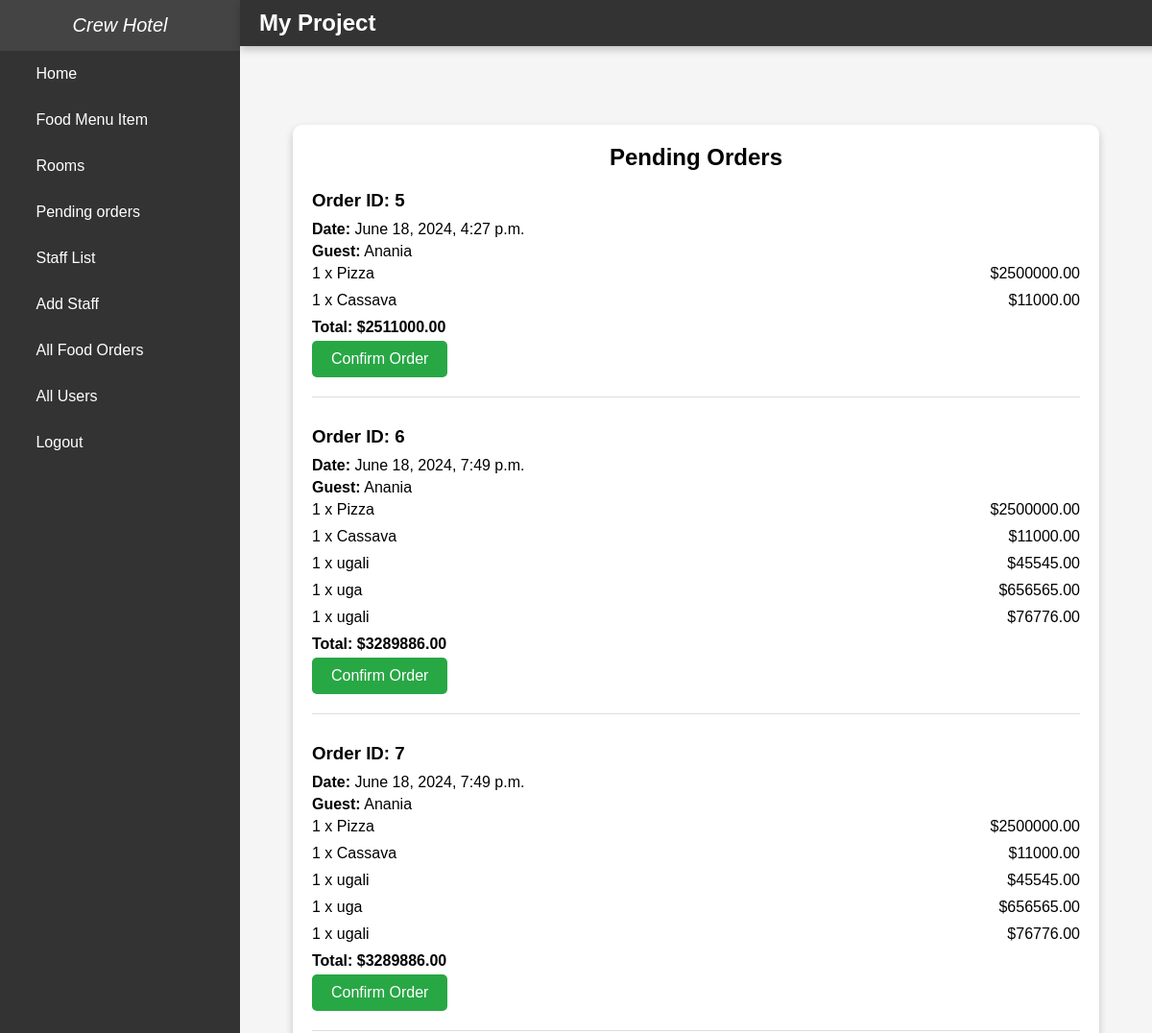
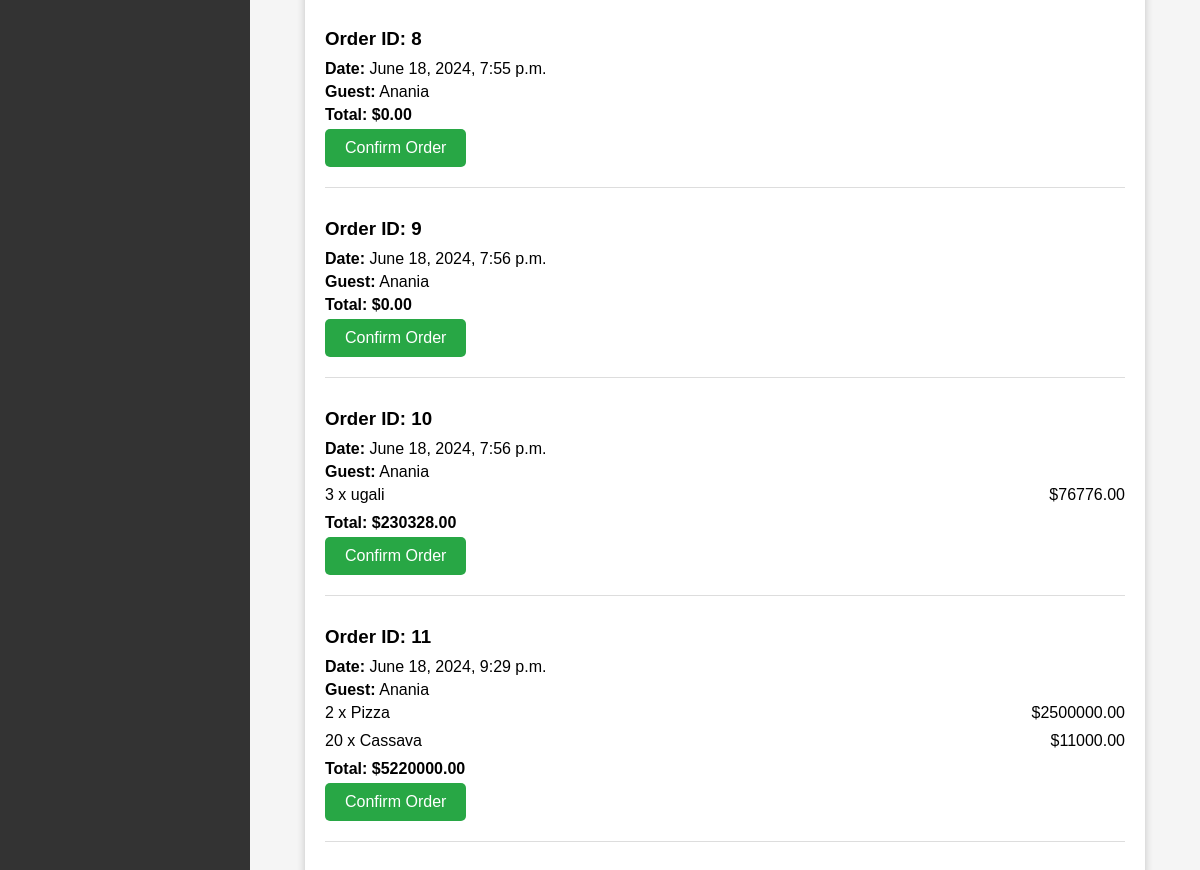
/pending_orders/ (signed in), run on the app's committed database (2 pictures, top to bottom).
### hotel/models.py (models this page shows, shortened)
class Order(models.Model):
    guest = models.ForeignKey(CustomUser, related_name='orders', on_delete=models.CASCADE)
    order_date = models.DateTimeField(auto_now_add=True)
    total_price = models.DecimalField(max_digits=10, decimal_places=2)
    is_processed = models.BooleanField(default=False)

class CustomUser(AbstractUser):
    is_manager = models.BooleanField(default=False)
    is_staff = models.BooleanField(default=False)
    is_guest = models.BooleanField(default=False)

class OrderItem(models.Model):
    order = models.ForeignKey(Order, related_name='order_items', on_delete=models.CASCADE)
    food_item = models.ForeignKey(FoodItem, related_name='order_items', on_delete=models.CASCADE)
    quantity = models.PositiveIntegerField()

class FoodItem(models.Model):
    name = models.CharField(max_length=255)
    description = models.TextField(blank=True, null=True)
    price = models.DecimalField(max_digits=10, decimal_places=2)
    is_available = models.BooleanField(default=True)
    image = models.ImageField(upload_to='food_images/', blank=True, null=True)

### hotel/views.py (the view)
# urls.py: path('pending_orders/', views.view_pending_orders, name='view_pending_orders'),  # Added URL pattern for viewing pending orders
@login_required
def view_pending_orders(request):
    if not (request.user.is_staff or request.user.is_manager):
        messages.error(request, "You do not have permission to view this page.")
        return redirect('home')
    pending_orders = Order.objects.filter(is_processed=False)
    return render(request, 'pending_orders.html', {'orders': pending_orders})

### templates/pending_orders.html (shortened to what this page needs)
{% extends 'side_bar.html'%}
{% block main_b %}
{% load static %}
<!DOCTYPE html>
<html>
<head>
</head>
<body>
    <div class="container">
        <h2>Pending Orders</h2>
        {% for order in orders %}
        <div class="order">
            <h3>Order ID: {{ order.id }}</h3>
            <p><strong>Date:</strong> {{ order.order_date }}</p>
            <p><strong>Guest:</strong> {{ order.guest.username }}</p>
            <div>
                {% for item in order.order_items.all %}
                <div class="order-item">
                    <p>{{ item.quantity }} x {{ item.food_item.name }}</p>
                    <p>${{ item.food_item.price }}</p>
                </div>
                {% endfor %}
            </div>
            <p class="total">Total: ${{ order.total_price }}</p>
            <a href="{% url 'confirm_order' order.id %}" class="confirm-button">Confirm Order</a>
        </div>
        {% endfor %}
    </div>
</body>
</html>
{% endblock %}

### static/css/home.css (style rules this page uses)
* { margin: 0; padding: 0; font-family: 'Poppins', sans-serif; }

### templates/side_bar.html (style rules this page uses)
body { font-family: Arial, sans-serif; margin: 0; padding: 0; display: flex; min-height: 100vh; overflow-x: hidden; }
a { text-decoration: none; }

### templates/pending_orders.html (style rules this page uses)
body { font-family: Arial, sans-serif; margin: 0; padding: 0; background-color: #f5f5f5; }
.container { max-width: 800px; margin: 50px auto; background-color: #fff; padding: 20px; border-radius: 10px; box-shadow: 0 4px 8px rgba(0, 0, 0, 0.2); }
.container h2 { text-align: center; margin-bottom: 20px; }
.order { margin-bottom: 30px; border-bottom: 1px solid #ddd; padding-bottom: 20px; }
.order h3 { margin: 0 0 10px; }
.order p { margin: 5px 0; }
.order-item { display: flex; justify-content: space-between; margin-bottom: 10px; }
.order-item p { margin: 0; }
.total { font-weight: bold; }
.confirm-button { display: inline-block; padding: 10px 20px; background-color: #28a745; color: white; text-align: center; border-radius: 5px; border: none; font-size: 16px; cursor: pointer; transition: background-color 0.3s; text-decoration: none; }

### data on the page
Order: id "5", order_date "June 18, 2024, 4:27 p.m.", guest.username "Anania", total_price "2511000.00"
OrderItem: quantity "1", food_item.name "Pizza", food_item.price "2500000.00"
OrderItem: quantity "1", food_item.name "Cassava", food_item.price "11000.00"
Order: id "6", order_date "June 18, 2024, 7:49 p.m.", guest.username "Anania", total_price "3289886.00"
OrderItem: quantity "1", food_item.name "Pizza", food_item.price "2500000.00"
OrderItem: quantity "1", food_item.name "Cassava", food_item.price "11000.00"
OrderItem: quantity "1", food_item.name "ugali", food_item.price "45545.00"
OrderItem: quantity "1", food_item.name "uga", food_item.price "656565.00"
OrderItem: quantity "1", food_item.name "ugali", food_item.price "76776.00"
Order: id "7", order_date "June 18, 2024, 7:49 p.m.", guest.username "Anania", total_price "3289886.00"
OrderItem: quantity "1", food_item.name "Pizza", food_item.price "2500000.00"
OrderItem: quantity "1", food_item.name "Cassava", food_item.price "11000.00"
OrderItem: quantity "1", food_item.name "ugali", food_item.price "45545.00"
OrderItem: quantity "1", food_item.name "uga", food_item.price "656565.00"
OrderItem: quantity "1", food_item.name "ugali", food_item.price "76776.00"
Order: id "8", order_date "June 18, 2024, 7:55 p.m.", guest.username "Anania", total_price "0.00"
Order: id "9", order_date "June 18, 2024, 7:56 p.m.", guest.username "Anania", total_price "0.00"
Order: id "10", order_date "June 18, 2024, 7:56 p.m.", guest.username "Anania", total_price "230328.00"
OrderItem: quantity "3", food_item.name "ugali", food_item.price "76776.00"
Order: id "11", order_date "June 18, 2024, 9:29 p.m.", guest.username "Anania", total_price "5220000.00"
OrderItem: quantity "2", food_item.name "Pizza", food_item.price "2500000.00"
OrderItem: quantity "20", food_item.name "Cassava", food_item.price "11000.00"
